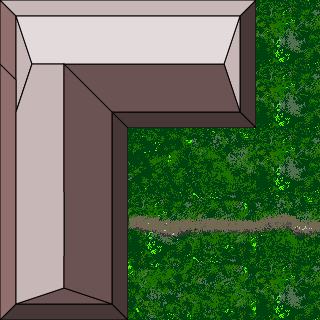

A 2D game scene composited from a Tiled map and its tileset images. What follows is a short description and the map's XML, with every tile layer's data as written:
An orthogonal 5x5 tile map with 64x64 px tiles, 1 tile layer (Tile Layer 1), 2 tilesets.

<map version="1.0" tiledversion="1.1.2" orientation="orthogonal" renderorder="right-down" width="5" height="5" tilewidth="64" tileheight="64" infinite="0" nextobjectid="1">
 <tileset firstgid="1" source="Buildings2.tsx" />
 <tileset firstgid="65" source="Park.tsx" />
 <layer name="Tile Layer 1" width="5" height="5">
  <data encoding="csv">
5,6,7,8,65,
13,14,15,16,65,
21,22,73,66,65,
11,12,109,111,110,
29,30,74,67,65
</data>
 </layer>
</map>
